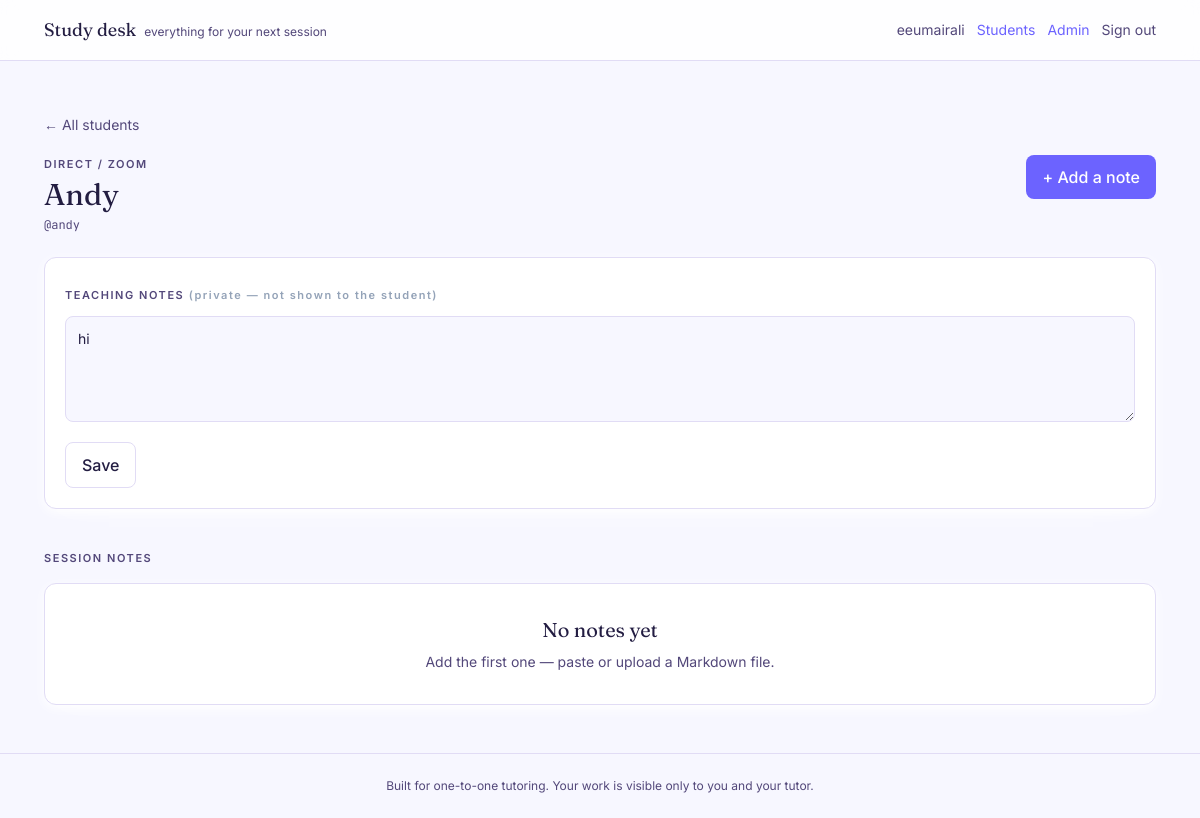
/students/2/ (signed in), run on an earlier commit of the app's database.
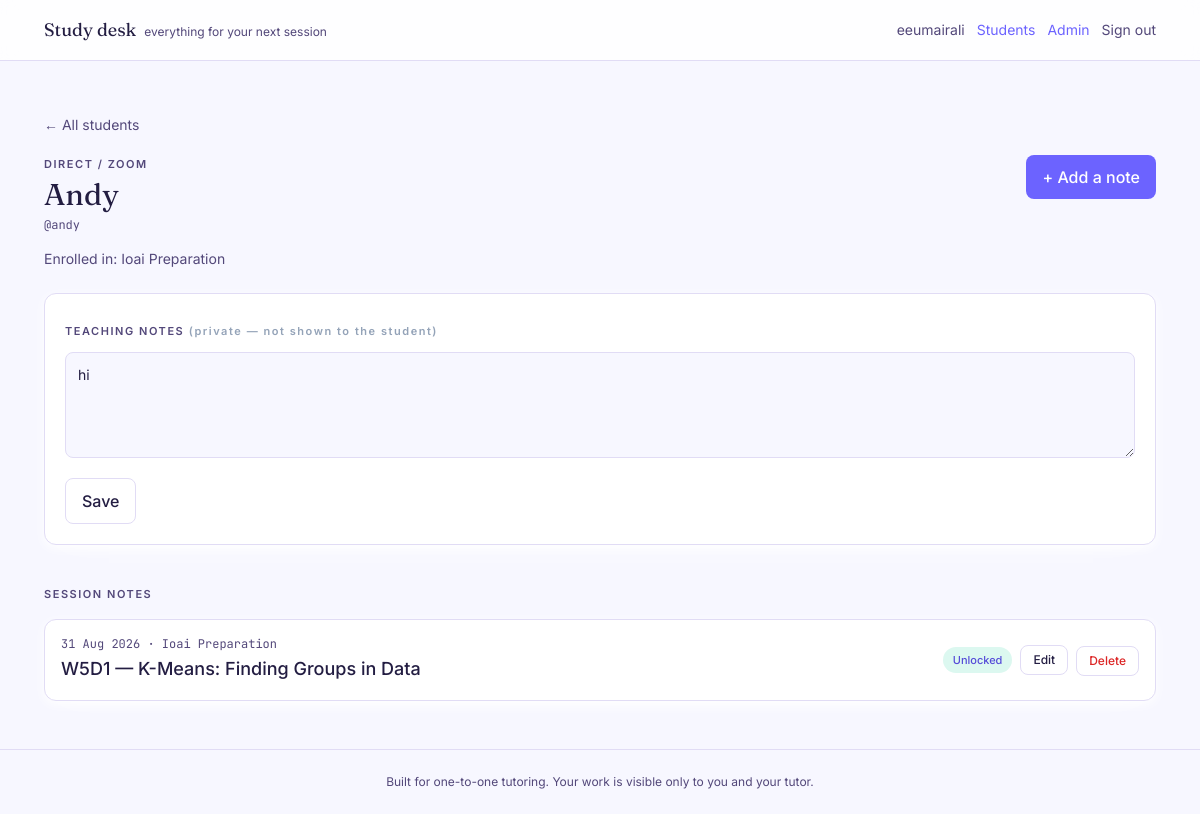
And on a later commit of the database.
### learning/models.py (models this page shows, shortened)
class Course(models.Model):
    SUBJECTS = [
        ("python", "Python"),
        ("data", "Data science"),
        ("ml", "Machine learning / computer vision"),
        ("matlab", "MATLAB"),
        ("robotics", "Arduino / Webots robotics"),
        ("exam", "Exam preparation"),
    ]
    title = models.CharField(max_length=120)
    slug = models.SlugField(unique=True)
    subject = models.CharField(max_length=20, choices=SUBJECTS, default="python")
    description = models.TextField(blank=True)
    is_published = models.BooleanField(
        default=True, help_text="Untick to hide from students while you build it."
    )
    created_at = models.DateTimeField(auto_now_add=True)
    class Meta:
        ordering = ["title"]

class Lesson(models.Model):
    course = models.ForeignKey(Course, on_delete=models.CASCADE, related_name="lessons", null=True, blank=True)
    student = models.ForeignKey(
        settings.AUTH_USER_MODEL, on_delete=models.CASCADE, related_name="personal_lessons",
        null=True, blank=True, help_text="Set for a dated document written for one student.",
    )
    date = models.DateField(null=True, blank=True, help_text="Orders this on the student's timeline.")
    order = models.PositiveIntegerField(default=1, help_text="Position in the course (shared curriculum lessons only).")
    title = models.CharField(max_length=140)
    subtitle = models.CharField(max_length=255, blank=True)
    description = models.TextField(blank=True, help_text="What the student will do this session. (Legacy field — new lessons use markdown_source.)")
    markdown_source = models.TextField(blank=True, help_text="The lesson document. See skills/FORMAT_SPEC.md.")
    meta = models.JSONField(default=dict, blank=True, help_text="Unknown front-matter keys, rendered as header pills.")
    hint_seconds_default = models.PositiveIntegerField(default=20)
    is_published = models.BooleanField(default=True, help_text="Locked (unticked) lessons are invisible to the student.")
    class Meta:
        ordering = ["-date", "order", "id"]

### learning/views.py (the view)
# urls.py: path("students/<int:user_id>/", views.student_detail, name="student_detail"),
@staff_member_required
def student_detail(request, user_id):
    student = get_object_or_404(User, pk=user_id)
    profile = getattr(student, "student_profile", None)
    if request.method == "POST" and request.POST.get("action") == "save_profile" and profile:
        profile.notes = request.POST.get("notes", "")
        profile.save(update_fields=["notes"])
        return redirect("student_detail", user_id=student.id)
    lessons = Lesson.objects.filter(student=student).order_by("-date", "-id")
    courses = Course.objects.filter(enrollments__student=student, enrollments__is_active=True)
    return render(request, "learning/tutor/student_detail.html", {
        "student": student, "profile": profile, "lessons": lessons, "courses": courses,
    })

### templates/learning/tutor/student_detail.html (shortened to what this page needs)
{% extends "base.html" %}
{% block content %}
<a href="{% url 'student_list' %}" class="text-sm text-slate-500 hover:text-ink">&larr; All students</a>
<div class="mt-4 flex flex-wrap items-start justify-between gap-4">
  <div>
    <p class="eyebrow">{% if profile %}{{ profile.get_platform_display }}{% else %}No profile{% endif %}{% if profile.is_minor %} · minor{% endif %}</p>
    <h1 class="mt-1 font-display text-3xl">{{ profile.display_name|default:student.username }}</h1>
    <p class="mt-1 font-mono text-xs text-slate-500">@{{ student.username }}{% if profile.guardian_email %} · guardian: {{ profile.guardian_email }}{% endif %}</p>
  </div>
  <a href="{% url 'lesson_upload' student.id %}" class="btn-primary shrink-0">+ Add a note</a>
</div>
{% if courses %}
  <p class="mt-4 text-sm text-slate-500">Enrolled in: {% for c in courses %}{{ c.title }}{% if not forloop.last %}, {% endif %}{% endfor %}</p>
{% endif %}
{% if profile %}
<form method="post" class="card mt-6 p-5">
  <label class="eyebrow" for="notes">Teaching notes <span class="normal-case text-slate-400">(private — not shown to the student)</span></label>
  <textarea id="notes" name="notes" rows="4" class="mt-2 w-full rounded-lg border border-line bg-paper p-3 text-sm focus:outline-none focus:ring-2 focus:ring-teal-600">{{ profile.notes }}</textarea>
  <button type="submit" class="btn-quiet mt-3">Save</button>
</form>
{% endif %}
<h2 class="mt-10 eyebrow">Session notes</h2>
{% if lessons %}
  <ol class="mt-4 divide-y divide-line overflow-hidden rounded-xl border border-line bg-card shadow-card">
    {% for lesson in lessons %}
      <li class="flex items-center gap-2 p-4">
        <a href="{% url 'lesson_tutor_view' lesson.id %}" class="flex min-w-0 flex-1 items-center justify-between gap-4 transition hover:opacity-80">
          <div class="min-w-0">
            <p class="font-mono text-xs text-slate-500">{{ lesson.date|default:"No date" }}{% if lesson.course %} · {{ lesson.course.title }}{% endif %}</p>
            <p class="mt-0.5 font-medium">{{ lesson.title }}</p>
          </div>
          <span class="shrink-0 rounded-full px-2.5 py-1 text-[11px] font-medium {% if lesson.is_published %}bg-mint-100 text-teal-700{% else %}bg-paper text-slate-500{% endif %}">
            {% if lesson.is_published %}Unlocked{% else %}Locked{% endif %}
          </span>
        </a>
        <a href="{% url 'lesson_edit' student.id lesson.id %}" class="btn-quiet shrink-0 px-3 py-1.5 text-xs">Edit</a>
        <form method="post" action="{% url 'lesson_delete' lesson.id %}"
              onsubmit="return confirm('Delete “{{ lesson.title }}”? This removes the student’s saved answers too. This cannot be undone.');">
          <button type="submit" class="btn-quiet shrink-0 px-3 py-1.5 text-xs text-red-600 hover:border-red-300">Delete</button>
        </form>
      </li>
    {% endfor %}
  </ol>
{% else %}
  <div class="card mt-4 p-8 text-center">
    <p class="font-display text-xl">No notes yet</p>
    <p class="mt-2 text-sm text-slate-500">Add the first one — paste or upload a Markdown file.</p>
  </div>
{% endif %}
{% endblock %}

What changed in the data, as far as the page shows it:
added Course: title "Ioai Preparation"
added Lesson: date "31 Aug 2026", course "Ioai Preparation", title "W5D1 — K-Means: Finding Groups in Data", is_published "Unlocked"
Also different on the page:
text no longer shown: "No notes yet Add the first one — paste or upload a Markdown file."
text now shown: "Enrolled in:"
